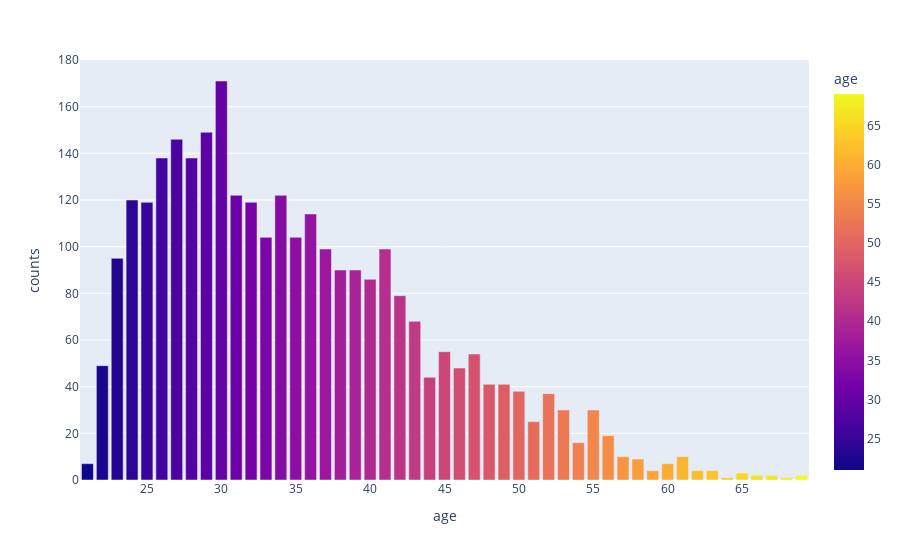

Here is the notebook cell this chart was saved with:
### Markdown cell above
Dari Data di atas dapat kita lihat persebaran data untuk kolom `pay_0` terdapat beberapa kondisi, dengan kondisi `0` memiliki jumlah tertinggi mencapai 1516 nasabah.

### Code cell
plot_bar('age')

### Figure 1 — Plotly figure (JSON) as saved in the notebook; plotly's stock layout.template omitted (floating-point values rounded to 4 significant figures)
{"data": [{"alignmentgroup": "True", "hovertemplate": "age=%{marker.color}<br>counts=%{y}<extra></extra>", "legendgroup": "", "marker": {"color": [21, 22, 23, 24, 25, 26, 27, 28, 29, 30, 31, 32, 33, 34, 35, 36, 37, 38, 39, 40, 41, 42, 43, 44, 45, 46, 47, 48, 49, 50, 51, 52, 53, 54, 55, 56, 57, 58, 59, 60, 61, 62, 63, 64, 65, 66, 67, 68, 69], "coloraxis": "coloraxis", "pattern": {"shape": ""}}, "name": "", "offsetgroup": "", "orientation": "v", "showlegend": false, "textposition": "auto", "type": "bar", "x": [21, 22, 23, 24, 25, 26, 27, 28, 29, 30, 31, 32, 33, 34, 35, 36, 37, 38, 39, 40, 41, 42, 43, 44, 45, 46, 47, 48, 49, 50, 51, 52, 53, 54, 55, 56, 57, 58, 59, 60, 61, 62, 63, 64, 65, 66, 67, 68, 69], "xaxis": "x", "y": [7, 49, 95, 120, 119, 138, 146, 138, 149, 171, 122, 119, 104, 122, 104, 114, 99, 90, 90, 86, 99, 79, 68, 44, 55, 48, 54, 41, 41, 38, 25, 37, 30, 16, 30, 19, 10, 9, 4, 7, 10, 4, 4, 1, 3, 2, 2, 1, 2], "yaxis": "y"}], "layout": {"barmode": "group", "coloraxis": {"colorbar": {"title": {"text": "age"}}, "colorscale": [[0, "#0d0887"], [0.1111, "#46039f"], [0.2222, "#7201a8"], [0.3333, "#9c179e"], [0.4444, "#bd3786"], [0.5556, "#d8576b"], [0.6667, "#ed7953"], [0.7778, "#fb9f3a"], [0.8889, "#fdca26"], [1, "#f0f921"]]}, "legend": {"tracegroupgap": 0}, "margin": {"t": 60}, "xaxis": {"anchor": "y", "domain": [0, 1], "title": {"text": "age"}}, "yaxis": {"anchor": "x", "domain": [0, 1], "title": {"text": "counts"}}}}
